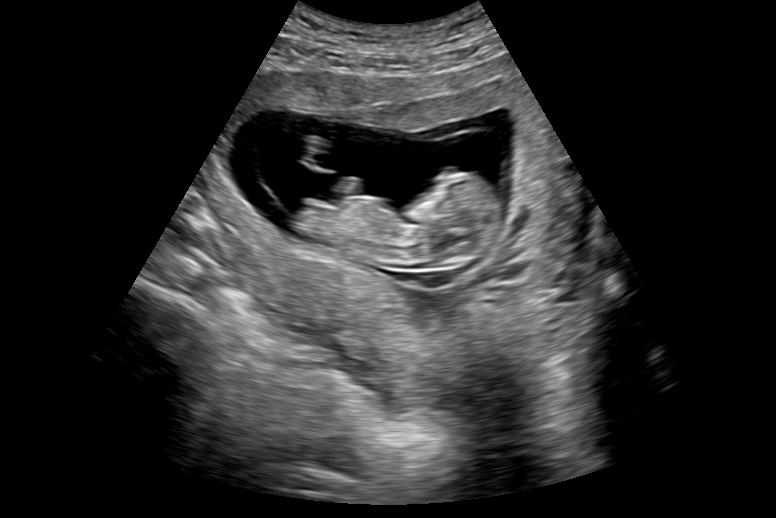
//> input picture Wavelet/Wavelet/image.png, 776 x 518 px
$ ./main   (built with g++ and OpenCV 4)
//> lines starting //> are read from the running program, lines starting //| are printed output that depends on the picture
### Wavelet/Wavelet/wavelet.h
#pragma once
#include <opencv2/opencv.hpp>

enum WaveletFamilies
{
	Harr,
	Symlets_2
};

enum WaveletThresholdTpye
{
	Hard,
	Soft
};

//Decomposition
void WaveletFunction(cv::Mat &lowfilter, cv::Mat &highfilter, WaveletFamilies name = Harr);
//Reconstruction
void WaveletIFunction(cv::Mat &lowfilter, cv::Mat &highfilter, WaveletFamilies name = Harr);
void DWT(cv::Mat input, cv::Mat output, const cv::Mat &lowfilter, const cv::Mat &highfilter);
void DWT(cv::Mat input, cv::Mat output, WaveletFamilies name = Harr);
void IDWT(cv::Mat input0, cv::Mat input1, cv::Mat output, const cv::Mat &lowfilter, const cv::Mat &highfilter);
void IDWT(cv::Mat input0, cv::Mat input1, cv::Mat output, WaveletFamilies name = Harr);
cv::Mat DWT2(cv::Mat input, int level, WaveletFamilies name = Harr);
cv::Mat IDWT2(cv::Mat input, int level, WaveletFamilies name = Harr);
void WaveletThreshold(cv::Mat input, float threshold, WaveletThresholdTpye type = Hard);
void WaveletThresholdDenoise(cv::Mat input, int level, WaveletFamilies name = Harr, WaveletThresholdTpye type = Hard);

### Wavelet/Wavelet/wavelet.cpp
#include "wavelet.h"

using namespace cv;

void WaveletFunction(cv::Mat &lowfilter, cv::Mat &highfilter, WaveletFamilies name /*= Harr*/)
{
	int n = 0;
	switch (name)
	{
	case Harr:
		n = 2;
		lowfilter = Mat::zeros(1, n, CV_32F);
		highfilter = Mat::zeros(1, n, CV_32F);
		lowfilter.at<float>(0, 0) = 0.7071;
		lowfilter.at<float>(0, 1) = 0.7071;
		highfilter.at<float>(0, 0) = -0.7071;
		highfilter.at<float>(0, 1) = 0.7071;
		break;
	case Symlets_2:
		n = 4;
		float h[] = { -0.483, 0.836, -0.224, -0.129 };
		float l[] = { -0.129, 0.224,    0.837, 0.483 };
		lowfilter = Mat::zeros(1, n, CV_32F);
		highfilter = Mat::zeros(1, n, CV_32F);
		for (int i = 0; i < n; i++)
		{
			lowfilter.at<float>(0, i) = l[i];
			highfilter.at<float>(0, i) = h[i];
		}
		break;
	}
}

void WaveletIFunction(cv::Mat &lowfilter, cv::Mat &highfilter, WaveletFamilies name /*= Harr*/)
{
	int n = 0;
	switch (name)
	{
	case Harr:
		n = 2;
		lowfilter = Mat::zeros(1, n, CV_32F);
		highfilter = Mat::zeros(1, n, CV_32F);
		lowfilter.at<float>(0, 0) = 0.7071;
		lowfilter.at<float>(0, 1) = 0.7071;
		highfilter.at<float>(0, 0) = 0.7071;
		highfilter.at<float>(0, 1) = -0.7071;
		break;
	case Symlets_2:
		n = 4;
		float h[] = { -0.1294, - 0.2241, 0.8365, - 0.4830 };
		float l[] = { 0.4830, 0.8365, 0.2241, - 0.1294 };
		lowfilter = Mat::zeros(1, n, CV_32F);
		highfilter = Mat::zeros(1, n, CV_32F);
		for (int i = 0; i < n; i++)
		{
			lowfilter.at<float>(0, i) = l[i];
			highfilter.at<float>(0, i) = h[i];
		}
		break;
	}

}

//one dimension
void DWT(const cv::Mat input, cv::Mat output, const cv::Mat &lowfilter, const cv::Mat &highfilter)
{
	assert(input.rows == 1 || input.cols == 1);
	if (input.rows == 1) //horizontal
	{
		assert(lowfilter.rows == 1 && highfilter.rows == 1);
		assert(input.cols >= lowfilter.cols && input.cols >= highfilter.cols);
		Mat dst1, dst2;
		input.copyTo(dst1);
		input.copyTo(dst2);
		filter2D(input, dst1, -1, lowfilter);
		filter2D(input, dst2, -1, highfilter);

		//down sample
		for (int i = 0, j = 1; i < input.cols / 2; i++, j += 2)
		{
			output.at<float>(0, i) = dst1.at<float>(0, j);
			output.at<float>(0, i + input.cols / 2) = dst2.at<float>(0, j);
		}
	}
	else
	{
		assert(lowfilter.cols == 1 && highfilter.cols == 1);
		assert(input.rows >= lowfilter.rows && input.rows >= highfilter.rows);
		Mat dst1, dst2;
		input.copyTo(dst1);
		input.copyTo(dst2);
		filter2D(input, dst1, -1, lowfilter);
		filter2D(input, dst2, -1, highfilter);

		//down sample
		for (int i = 0, j = 1; i < input.rows / 2; i++, j += 2)
		{
			output.at<float>(i, 0) = dst1.at<float>(j, 0);
			output.at<float>(i + input.rows / 2, 0) = dst2.at<float>(j,0);
		}
	}
}

// [7 lines left out: function DWT, not called in this run]
//input0：分解后的近似部分序列（低频部分），input1：分解后的细节部分序列（高频部分）
void IDWT(cv::Mat input0, cv::Mat input1, cv::Mat output, const cv::Mat &lowfilter, const cv::Mat &highfilter)
{
	assert(input0.rows == 1 || input0.cols == 1);
	assert(input1.rows == 1 || input1.cols == 1);
	assert(input0.rows == input1.rows || input0.cols == input1.cols);

	if (input0.rows == 1) //horizontal
	{
		assert(lowfilter.rows == 1 && highfilter.rows == 1);
		assert(input0.cols >= lowfilter.cols && input0.cols >= highfilter.cols);
		assert(input1.cols >= lowfilter.cols && input1.cols >= highfilter.cols);
		//up sample
		Mat updst0 = Mat::ones(output.size(), output.type());
		Mat updst1 = Mat::ones(output.size(), output.type());
		for (int i = 0, j = 0; i < output.cols / 2; i++, j += 2)
		{
			updst0.at<float>(0, j) = input0.at<float>(0, i);
			updst1.at<float>(0, j) = input1.at<float>(0, i);
		}

		filter2D(updst0, updst0, -1, lowfilter);
		filter2D(updst1, updst1, -1, highfilter);
		output = updst1 + updst0;
	}
	else
	{
		assert(lowfilter.cols == 1 && highfilter.cols == 1);
		assert(input0.rows >= lowfilter.rows && input0.rows >= highfilter.rows);
		assert(input1.rows >= lowfilter.rows && input1.rows >= highfilter.rows);
		//up sample
		Mat updst0 = Mat::ones(output.size(), output.type());
		Mat updst1 = Mat::ones(output.size(), output.type());
		for (int i = 0, j = 0; i < output.rows / 2; i++, j += 2)
		{
			updst0.at<float>(j, 0) = input0.at<float>(i, 0);
			updst1.at<float>(j, 0) = input1.at<float>(i, 0);
		}

		filter2D(updst0, updst0, -1, lowfilter);
		filter2D(updst1, updst1, -1, highfilter);
		output = updst1 + updst0;
	}

}

// [6 lines left out: function IDWT, not called in this run]

cv::Mat DWT2(cv::Mat input, int level, WaveletFamilies name /*= Harr*/)
{
	Mat output;
	input.copyTo(output);
	output.convertTo(output, CV_32FC1);
	int rows = input.rows, cols = input.cols;
	Mat lowfilter, highfilter;
	WaveletFunction(lowfilter, highfilter, name);
	int t = 1;
	Rect rowrect(0, 0, input.cols, 1);
	Rect colmunrect(0, 0, 1, input.rows);
	Mat roi;
	while (t <= level)
	{
		//first: row transform
		for (int i = 0; i < rows; i++)
		{
			rowrect.y = i;
			roi = output(rowrect);
			DWT(roi, roi, lowfilter, highfilter);
		}

		//second: column transform
		for (int j = 0; j < cols; j++)
		{
			colmunrect.x = j;
			roi = output(colmunrect);
			DWT(roi, roi, lowfilter.t(), highfilter.t());
		}

		rows /= 2;
		cols /= 2;
		++t;
	}
	return output;
}

cv::Mat IDWT2(cv::Mat input, int level,  WaveletFamilies name /*= Harr*/)
{
	Mat output;
	input.copyTo(output);
	output.convertTo(output, CV_32FC1);
	Mat lowfilter, highfilter;
	WaveletIFunction(lowfilter, highfilter, name);
	Rect rowrect(0, 0, input.cols, 1);
	Rect colmunrect(0, 0, 1, input.rows);
	Mat input0 , input1, roi;
	int t = level - 1, rows= 0, cols = 0;
	while (t >= 0)
	{
		rows = input.rows / std::pow(2, t);
		cols = input.cols / std::pow(2, t);

		//first: column transform
		for (int i = 0; i < cols; i++)
		{
			colmunrect.x = i;
			colmunrect.y = 0;
			colmunrect.height = rows / 2;
			input0 = output(colmunrect);
			colmunrect.y = rows / 2;
			colmunrect.height = rows - rows / 2;
			input1 = output(colmunrect);
			colmunrect.y = 0;
			colmunrect.height = rows;
			roi = output(colmunrect);
			IDWT(input0, input1, roi, lowfilter.t(), highfilter.t());
		}

		//second: row transform
		for (int j = 0; j < rows; j++)
		{
			rowrect.y = j;
			rowrect.x = 0;
			rowrect.width = cols / 2;
			input0 = output(rowrect);
			rowrect.x = cols / 2;
			rowrect.width = cols - cols / 2;
			input1 = output(rowrect);
			rowrect.x = 0;
			rowrect.width = cols;
			roi = output(rowrect);
			IDWT(input0, input1, roi, lowfilter, highfilter);
		}
		--t;
	}

	output.convertTo(output, CV_8UC1);
	return output;
}

// [80 lines left out: functions WaveletThreshold, WaveletThresholdDenoise, not called in this run]

### Wavelet/Wavelet/main.cpp
/**********************************************************************

Copyright (c) Mr.Bin. All rights reserved.
For more information visit: http://blog.csdn.net/webzhuce

**********************************************************************/
# include<opencv2/opencv.hpp>
# include<iostream>
#include "wavelet.h"

using namespace std;
using namespace cv;

int main() {
    Mat image = imread("../Wavelet/image.png", 0);
//> image is the input picture: 518 rows x 776 cols, CV_8UC1; min 0, max 255, mean 41.1
	imshow("OriginImage", image);

    Mat decomposition = DWT2(image, 1);
//> in DWT2, `WaveletFunction(lowfilter, highfilter, name);`: lowfilter = [0.707, 0.707]; highfilter = [-0.707, 0.707]
//> after the loop in DWT2, `while (t <= level)`: roi = 518 values from 0 to 0; rows = 259; cols = 388; t = 2
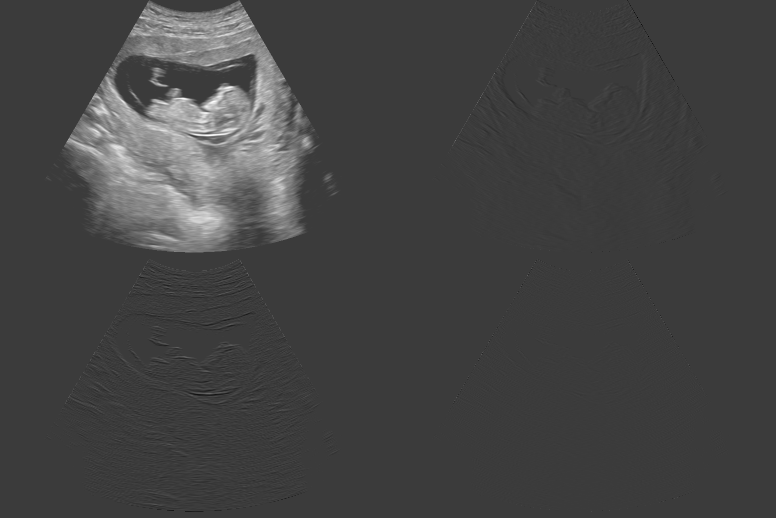
//> decomposition: 518 rows x 776 cols, CV_32FC1; min -152.5, max 498.5, mean 20.6; drawn with min black and max white
	Mat uchardecomposition;
	decomposition.convertTo(uchardecomposition, CV_8UC1);
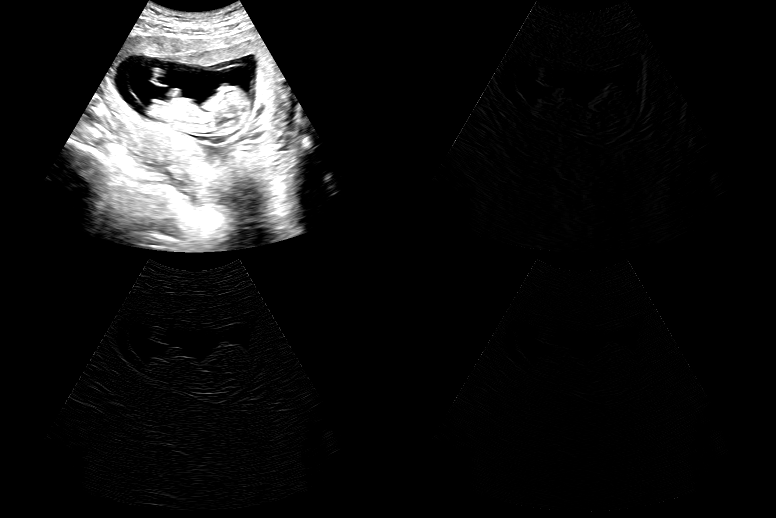
//> uchardecomposition: 518 rows x 776 cols, CV_8UC1; min 0, max 255, mean 20.3
	imshow("Decomposition", uchardecomposition);
	//imwrite("result.png", ucharresult);

    Mat reconstruction = IDWT2(decomposition, 1);
//> in IDWT2, `WaveletIFunction(lowfilter, highfilter, name);`: lowfilter = [0.707, 0.707]; highfilter = [0.707, -0.707]
//> after the loop in IDWT2, `while (t >= 0)`: input0 = 388 values, max 1.41 at index 0, min 0 at index 1, mean 0.707; input1 has the same summary as input0; roi = 776 values, max 1.41 at index 0, min 0 at index 1, mean 0.707; t = -1
	Mat ucharreconstruction;
	reconstruction.convertTo(ucharreconstruction, CV_8UC1);
	imshow("Reconstruction", ucharreconstruction);
	imwrite("reconstruction.png", ucharreconstruction);

	Mat diff = ucharreconstruction - image;
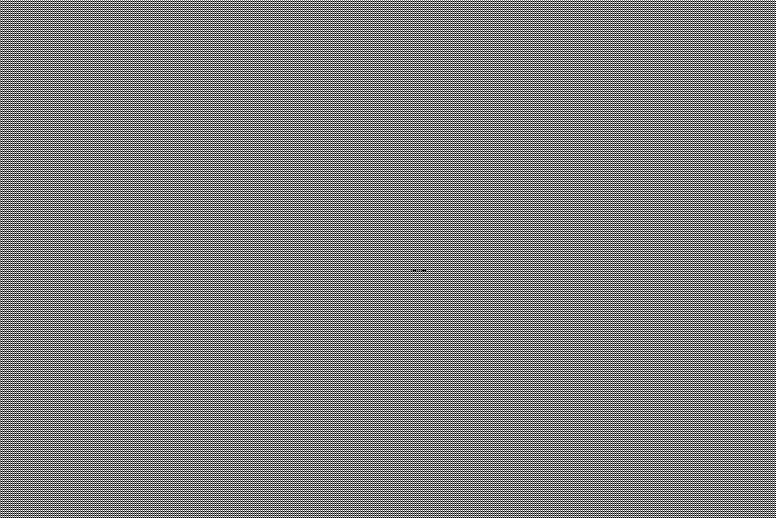
//> diff: 518 rows x 776 cols, CV_8UC1; min 0, max 2, mean 1; drawn with min black and max white
	imshow("diff", diff);
	waitKey(0);
	return 0;
}
